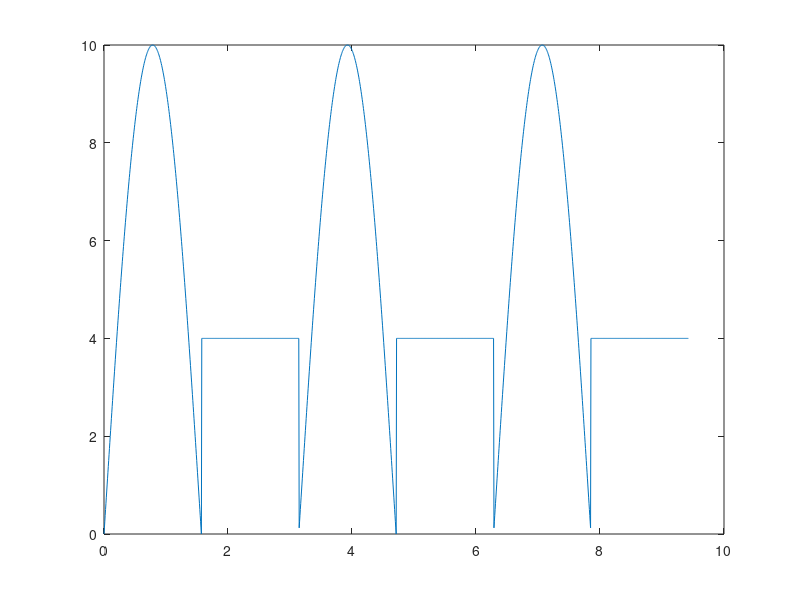

This chart was generated by the following MATLAB code: (Note: this script raises an error after producing the figure.)
clear;
f = 1/pi;
w = 2*pi*f;
T = 1/f;
dt = T/500;
t = 0 : dt : 3*T;
y = 10 * sin(w*t);
n = length(t);
soma = 0;
for i = 1 : n
 if (y(i) < 0 )
 y(i) = 4;
 end
end
srms = 0;
for i = 1:n
soma = soma + (y(i))^2;
end
srms = sqrt((1/T) * soma * dt);
plot(t,y);
xgrid
disp(srms)
